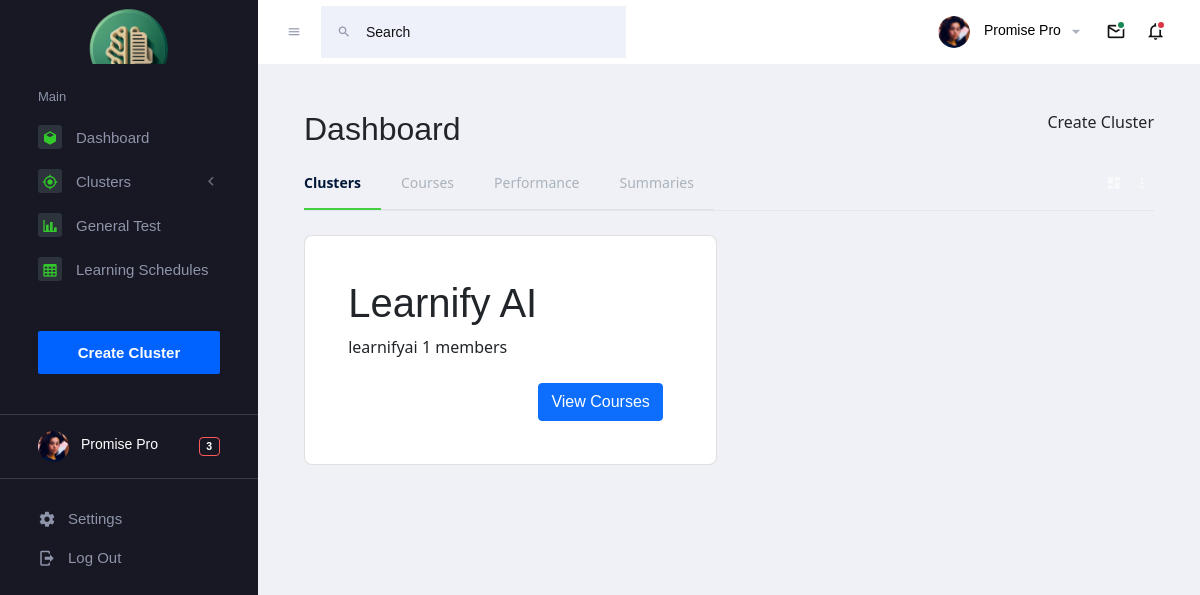
/groups/c4431857-7c07-4ec5-90e4-6f01d5b5670b (signed in), run on the app's committed database.
### main/models/models.py (models this page shows)
class Group(db.Model):
    id = db.Column(db.String(36), primary_key=True, default=lambda: str(uuid.uuid4()))
    name = db.Column(db.String(120))
    max_no_users = db.Column(db.Integer)
    current_no_users = db.Column(db.Integer, default=0)
    group_admin_id = db.Column(db.String(36))
    activated = db.Column(db.Boolean, default=False)
    school = db.Column(db.String(120))
    is_public = db.Column(db.Boolean, default=True)
    group_key = db.Column(db.String(120))
    pass_key = db.Column(db.String(120), default=1234)

### main/routes/cluster/cluster.py (the view)
@groute_bp.route('/groups/<string:id>')
def group(id):
    messages = get_flashed_messages(with_categories=True)
    public_groups = Group.query.filter_by(is_public=False, activated=True).all()
    print(public_groups)
    for pu in public_groups:
        print(pu, "ertawere")
    user = User.query.get_or_404(id)
    user_groups = user.activated_groups
    if not is_auth():
        return redirect(f"/logout/{id}?return_url=http://localhost:5000/groups/{id}")
    return render_template('group.html', messages=messages, user=user, user_groups=user_groups, public_groups=public_groups)

### main/models/models.py (called while the page is built)
    @property
    def activated_groups(self):
        return object_session(self).query(Group).with_parent(self).filter(Group.activated == True).all()

### main/utils.py (called while the page is built)
def is_auth():
    if 'user' in session:
        return True
    else:
        return False

### main/templates/group.html (shortened to what this page needs)
{% extends 'base.html' %}
{% block text %}Create Cluster{%endblock%}
{% block tags %}
<ul class="nav nav-tabs tab-transparent" role="tablist">
    <li class="nav-item">
      <a class="nav-link active" id="home-tab"  href="/groups/{{user.id}}">Clusters</a>
    </li>
    <li class="nav-item">
      <a class="nav-link" id="business-tab" data-bs-toggle="tab" href="#" role="tab" aria-selected="false">Courses</a>
    </li>
    <li class="nav-item">
      <a class="nav-link" id="performance-tab" data-bs-toggle="tab" href="#" role="tab" aria-selected="false">Performance</a>
    </li>
    <li class="nav-item">
      <a class="nav-link" id="conversion-tab" data-bs-toggle="tab" href="#" role="tab" aria-selected="false">Summaries</a>
    </li>
</ul>
{% endblock %}
{% block content%}
<div class="row">
{% if public_groups %}
{% for group in public_groups %}
<div class="col-xl-6 col-lg-6 col-sm-6 grid-margin stretch-card">
  <div class="card">
      <div class="card-body">
          <div class="d-flex justify-content-between align-items-center">
              <div>
                  <h1 class="mb-2 text-dark font-weight-bold">{{group.name}}</h1>
                  <span >{{group.school}}</span>
                  <span >{{group.current_no_users}} members</span>
              </div>
          </div>
          {% if user in group.users %}
            <div class="d-flex justify-content-between mt-4">
              <button class="start-quiz btn btn-primary view-courses" data-groupid="{{group.id}}" >View Courses</button>
            </div>
            {% endif %}
      </div>
  </div>
</div>
{% endfor %}
{% endif %}
  {% endblock content%}

### main/static/css/pages_css/course.css (style rules this page uses)
.start-quiz { margin-left: auto; margin-right: 10px; background-color: rgb(18, 141, 77); border-radius: .2em; color: white; padding : 10px; cursor: pointer; }

### data on the page
Group: name "Learnify AI", school "learnifyai", current_no_users "1"
